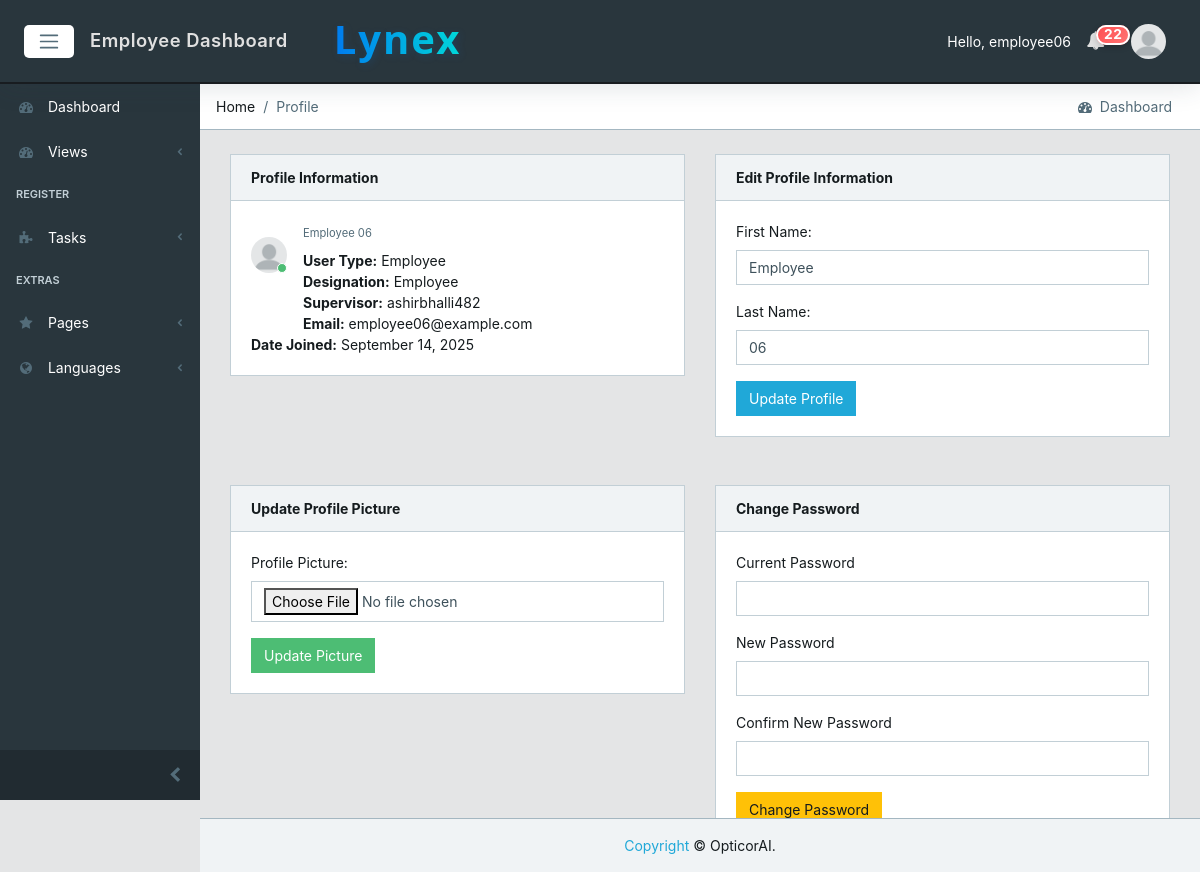
Page /users/profile (signed in) on the earlier database version.
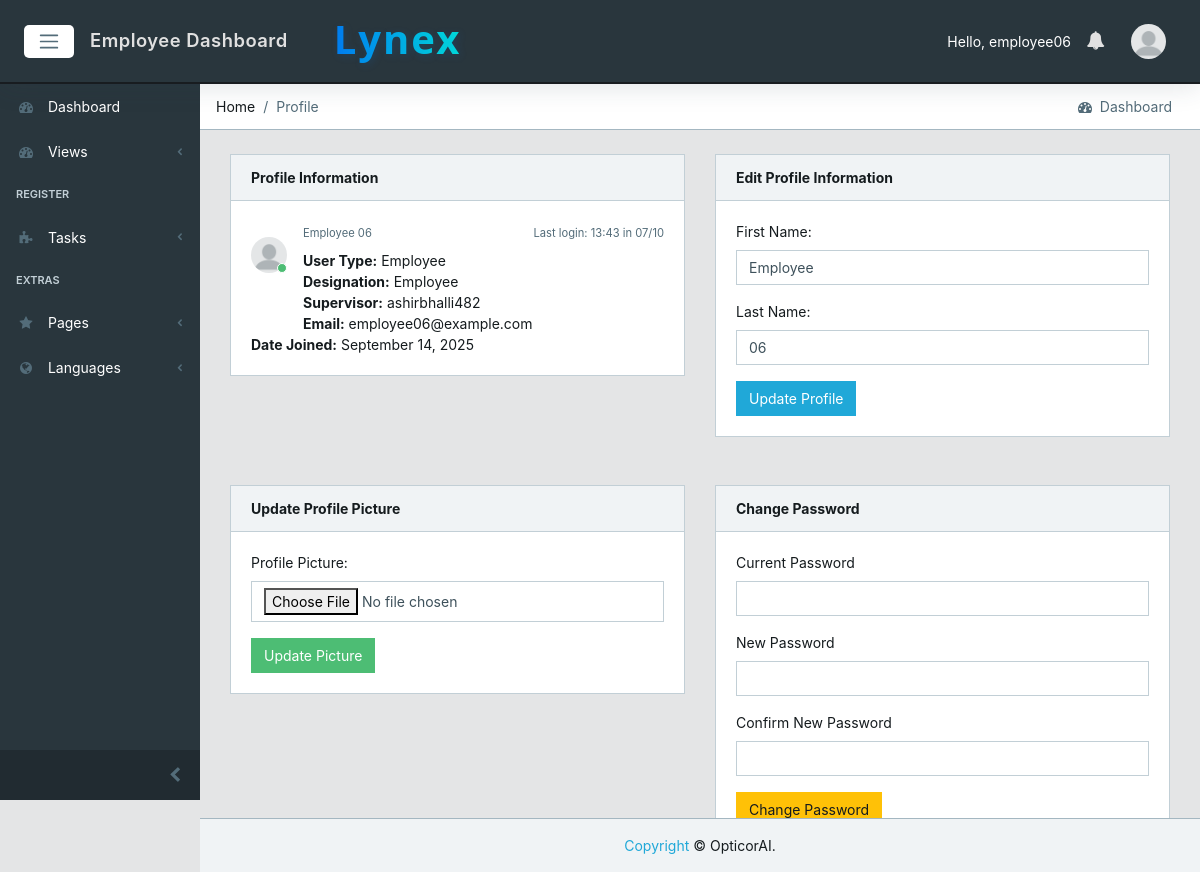
Same page on the later database version.
### core/models.py (models this page shows, shortened)
class CustomUser(AbstractUser):
    email = models.EmailField(unique=True)  # Make email unique for authentication
    user_type = models.CharField(max_length=15, choices=USER_TYPE_CHOICES, db_index=True)
    designation = models.CharField(max_length=100, blank=True, null=True)
    created_by = models.ForeignKey('self', on_delete=models.SET_NULL, null=True, blank=True, related_name='created_users')
    created_date = models.DateField(auto_now_add=True)
    created_time = models.TimeField(auto_now_add=True)
    under_supervision = models.ForeignKey('self', on_delete=models.SET_NULL, null=True, blank=True, related_name='supervised_users')
    avatar = models.ImageField(upload_to='core/avatar', blank=True, null=True)
    @property
    def avatar_url(self):
        try:
            if self.avatar:
                url = getattr(self.avatar, 'url', None)
                if url and ('cloudinary' in url or 'res.cloudinary.com' in url):
                    return url
                avatar_path = getattr(self.avatar, 'path', None)
                if avatar_path and os.path.isfile(avatar_path) and url:
                    return url
        except Exception:
            pass
        return static('core/img/avatar/blank_profile.png')

### core/views.py (the view, shortened to what this page needs)
# urls.py: path('users/profile', views.ProfileView.as_view(), name='profile'),
class ProfileView(LoginRequiredMixin, View):
    def get(self, request):
        user = request.user
        form = UserProfileEditForm(instance=user, user=user)
        class AvatarForm(forms.Form):
            avatar = forms.ImageField(
                required=False,
                widget=forms.FileInput(attrs={'class': 'form-control'})
            )
        avatar_form = AvatarForm()
        class PasswordForm(forms.Form):
            current_password = forms.CharField(widget=forms.PasswordInput(attrs={'class': 'form-control'}), label='Current Password')
            new_password = forms.CharField(widget=forms.PasswordInput(attrs={'class': 'form-control'}), label='New Password')
            confirm_password = forms.CharField(widget=forms.PasswordInput(attrs={'class': 'form-control'}), label='Confirm New Password')
        context = {
            'profile_form': form,
            'img_form': avatar_form,
            'password_form': PasswordForm(),
            'logged_user': user,
        }
        return render(request, 'core/profile.html', context)

### core/views.py
        class AvatarForm(forms.Form):
            avatar = forms.ImageField(
                required=False,
                widget=forms.FileInput(attrs={'class': 'form-control'})
            )

### core/context_processors.py (called while the page is built)
def logged_user_processor(request):
    if request.user.is_authenticated:
        try:
            logged_user = CustomUser.objects.select_related('under_supervision').get(id=request.user.id)
            return {'logged_user': logged_user}
        except CustomUser.DoesNotExist:
            return {'logged_user': None}
    return {'logged_user': None}

def debug_flag_processor(request):
    return {"DEBUG": settings.DEBUG}

### core/utils/dates.py (called while the page is built)
def business_localdate() -> date:
    tz_name = getattr(settings, 'BUSINESS_TIMEZONE', None)
    if tz_name and ZoneInfo is not None:
        try:
            tz = ZoneInfo(tz_name)
            return timezone.now().astimezone(tz).date()
        except Exception:
            pass
    return timezone.localdate()

### core/templates/core/profile.html (shortened to what the changed rows need)
{% extends 'core/base.html' %}
{% load static %}
{% block content %}
<div class="container-fluid">
  <div id="ui-view" style="opacity: 1;"><div class="animated fadeIn">
        <div class="row">
            <div class="col-12">
                <div class="row">
                    <div class="col-12 col-md-6">
                        <div class="card">
                            <div class="card-body">
                                <div class="message">
                                    <div class="py-3 pb-5 mr-3 float-left">
                                        <div class="avatar">
                                        </div>
                                    </div>
                                    <div>
                                        <small class="text-muted">{{ logged_user.get_full_name }}</small>
                                        {% if logged_user.last_login %}
                                        <small class="text-muted float-right mt-1">Last login: {{ logged_user.last_login|date:"H:i" }} in {{ logged_user.last_login|date:"d/m" }}</small>
                                        {% endif %}
                                    </div>
                                    <div class="mt-2" data-i18n-skip>
                                        <strong>User Type:</strong> {{ logged_user.get_user_type_display }}<br>
                                        <strong>Designation:</strong> {{ logged_user.designation }}<br>
                                        <strong>Supervisor:</strong> {{ logged_user.under_supervision.username|default:'-' }}<br>
                                        <strong>Email:</strong> {{ logged_user.email }}<br>
                                        <strong>Date Joined:</strong> {{ logged_user.date_joined|date:"F d, Y" }}
                                    </div>
                                </div>
                            </div>
                        </div>
                    </div>
                    <div class="col-12 col-md-6">
                        <div class="card">
                            <div class="card-body">
                                <form method="post" enctype="multipart/form-data">
                                    <div class="form-group">
                                        <label for="{{ profile_form.first_name.id_for_label }}">First Name:</label>
                                        {{ profile_form.first_name }}
                                    </div>
                                    <div class="form-group">
                                        <label for="{{ profile_form.last_name.id_for_label }}">Last Name:</label>
                                        {{ profile_form.last_name }}
                                    </div>
                                </form>
                            </div>
                        </div>
                    </div>
                </div>
            </div>
        </div>
    </div>
</div>
{% endblock %}

### core/templates/core/base.html (shortened to what the changed rows need)
{% load static %}
<!DOCTYPE html>
<html lang="en">
<head>
  <link href="{% static 'core/css/font-awesome.min.css' %}" rel="stylesheet">
  <link href="{% static 'core/css/simple-line-icons.min.css' %}" rel="stylesheet">
  <link href="{% static 'core/css/estilo.css' %}" rel="stylesheet">
  <link href="{% static 'core/css/style.css' %}" rel="stylesheet">
  {% get_static_prefix as STATIC_PREFIX %}
</head>
{% block body %}
<body class="app header-fixed sidebar-fixed aside-menu-fixed aside-menu-hidden">
  <header class="app-header navbar">
    <div class="brand-gui d-none d-md-inline">
      <a href="{% url 'core:dashboard' %}"><h1 class="company-name">Lynex</h1></a>
    </div>
    <ul class="nav navbar-nav ml-auto">
      {% if user.is_authenticated %}
      <li class="text-white d-none d-md-inline" data-i18n-skip>Hello, {{ user.username }}</li>
      {% else %}
      <li class="text-muted">
        <a href="{% url 'core:login' %}">sign in</a>
      </li>
      {% endif %}
      <li class="nav-item dropdown">
        <a class="nav-link" data-toggle="dropdown" href="#" role="button" aria-haspopup="true" aria-expanded="false">
          <i class="fa fa-bell"></i>
          {% if unread_count and unread_count > 0 %}
            <span class="badge badge-pill badge-notify">{{ unread_count }}</span>
          {% endif %}
        </a>
      </li>
      <li class="nav-item dropdown">
        <a class="nav-link" data-toggle="dropdown" href="#" role="button" aria-haspopup="true" aria-expanded="false">
        </a>
      </li>
    </ul>
  </header>
  <div class="app-body">
    <main class="main">
{% block content %}
{% endblock %}
    </main>
  </div>
</body>
{% endblock body %}
</html>

Differences in the rows shown:
changed CustomUser "employee06": last_login (not shown) → "13:43"; last_login (not shown) → "07/10"
Other differences:
{{ unread_count }}: "22" → (not shown)
text now shown: "Last login: in"
